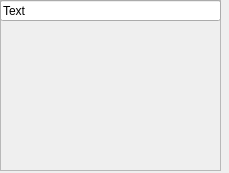
<?xml version="1.0" encoding="UTF-8"?>
<ui version="4.0">
 <class>TextProp</class>
 <widget class="QWidget" name="TextProp">
  <property name="geometry">
   <rect>
    <x>0</x>
    <y>0</y>
    <width>229</width>
    <height>173</height>
   </rect>
  </property>
  <property name="windowTitle">
   <string>Form</string>
  </property>
  <widget class="QFrame" name="frame">
   <property name="geometry">
    <rect>
     <x>0</x>
     <y>0</y>
     <width>221</width>
     <height>171</height>
    </rect>
   </property>
   <property name="frameShape">
    <enum>QFrame::StyledPanel</enum>
   </property>
   <property name="frameShadow">
    <enum>QFrame::Plain</enum>
   </property>
   <widget class="QLineEdit" name="lineEdit_2">
    <property name="geometry">
     <rect>
      <x>0</x>
      <y>0</y>
      <width>221</width>
      <height>21</height>
     </rect>
    </property>
    <property name="text">
     <string>Text</string>
    </property>
    <property name="readOnly">
     <bool>true</bool>
    </property>
   </widget>
  </widget>
 </widget>
 <resources/>
 <connections/>
</ui>
